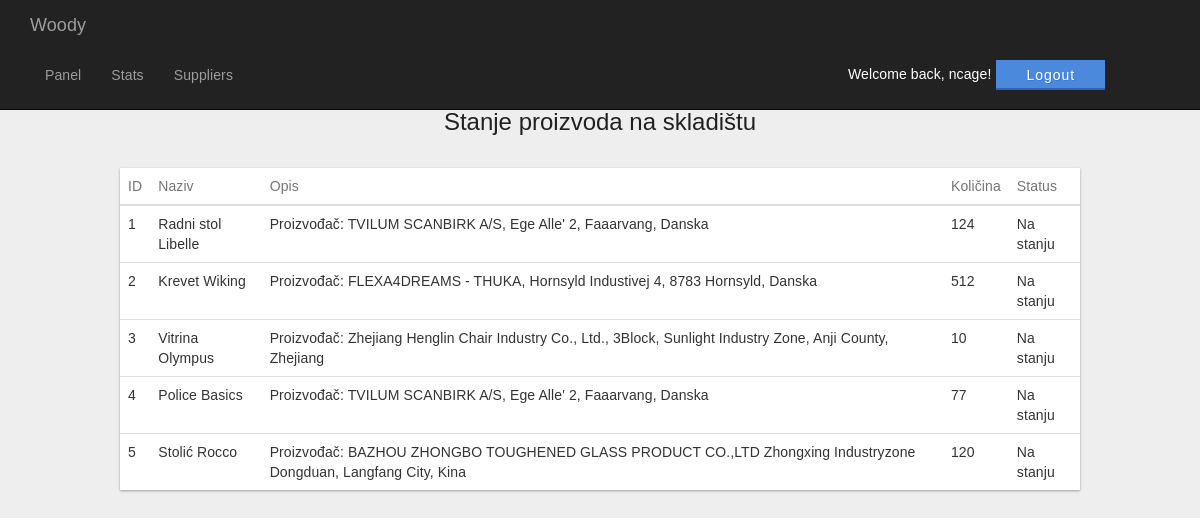
Screenshot of /managerPanel.php (signed in) with the database file from the repository.
### tables this page shows
CREATE TABLE IF NOT EXISTS `skladisteproizvoda` (
  `ProizvodID` int(11) NOT NULL AUTO_INCREMENT,
  `Naziv` varchar(50) NOT NULL,
  `Kolicina` int(11) NOT NULL,
  `Cijena` double NOT NULL,
  `Opis` text NOT NULL,
  `Slika` varchar(50) NOT NULL,
  `DatumAzuriranja` datetime NOT NULL,
  `Azurirao` int(11) NOT NULL,
  PRIMARY KEY (`ProizvodID`),
  KEY `Azurirao` (`Azurirao`)
);

### managerPanel.php (the view, shortened to what this page needs)
<!DOCTYPE html>
<html lang="en">
<head>
    <link href="css/managerPanel.css" rel="stylesheet">
    <link href="css/bootstrap.min.css" rel="stylesheet">
    <link href="css/heroic-features.css" rel="stylesheet">
    <link rel="stylesheet" href="css/login.css">
  </head>
<body>
  <nav class="navbar navbar-inverse navbar-fixed-top" role="navigation">
      <div class="container">
          <div class="navbar-header">
              <a class="navbar-brand" href="#">Woody</a>
          </div>
          <div class="collapse navbar-collapse" id="bs-example-navbar-collapse-1">
              <ul class="nav navbar-nav">
                  <li>
                      <a href="managerPanel.php">Panel</a>
                  </li>
                  <li>
                      <a href="managerStats.php">Stats</a>
                  </li>
                  <li>
                      <a href="managerSuppliers.php">Suppliers</a>
                  </li>
                    <?php if (isset($_SESSION['username'])) { ?>
                    <li>
                        <div id="dummyy"></div>
                    </li>
                    <li>
                      <p id="welcomeuser">Welcome back, <?= $_SESSION['username']; ?>!</p><br>
                    </li>
                    <li>
                      <button type="button" class="buttonBluee"  onclick="location.href = 'logout.php';">Logout</button>
                    </li>
                    <?php } ?>
              </ul>
          </div>
      </div>
  </nav>
<?php
  $db = InitBase();
  $statement = $db->prepare("SELECT ProizvodID,Naziv,Cijena,Kolicina,Opis FROM skladisteproizvoda");
  $statement->execute();
 ?>
<div id="demo">
  <h1>Stanje proizvoda na skladištu</h1>
  <br>
  <div class="table-responsive-vertical shadow-z-1">
  <table id="table" class="table table-hover table-mc-light-blue">
      <thead>
        <tr>
          <th>ID</th>
          <th>Naziv</th>
          <th>Opis</th>
          <th>Količina</th>
          <th>Status</th>
        </tr>
      </thead>
      <tbody>
        <?php
          while ($u = $statement->fetch(PDO::FETCH_ASSOC))
          {
        ?>
              <tr>
                <td data-title="ID"><?php echo $u["ProizvodID"]?></td>
                <td data-title="Naziv"><?php echo $u["Naziv"]?></td>
                <td data-title="Opis"><?php echo $u["Opis"]?></td>
                <td data-title="Kolicina"><?php echo $u["Kolicina"]?></td>
                <?php if ($u["Kolicina"] > 0) { ?>
                  <td data-title="Status">Na stanju</td>
                <?php } else { ?>
                  <td id="nastanju" data-title="Status">Nema na stanju</td>
                <?php
                } ?>
              </tr>
        <?php
          }
        ?>
      </tbody>
    </table>
  </div>
</div>
</body>
</html>

### css/managerPanel.css (style rules this page uses)
*, *:after, *:before { -webkit-box-sizing: border-box; -moz-box-sizing: border-box; box-sizing: border-box; }
html, body { position: relative; min-height: 100%; height: 100%; }
html { position: relative; overflow-x: hidden; margin: 16px; padding: 0; min-height: 100%; font-size: 62.5%; }
body { font-family: 'RobotoDraft', 'Roboto', 'Helvetica Neue, Helvetica, Arial', sans-serif; font-style: normal; font-weight: 300; font-size: 1.4rem; line-height: 2rem; letter-spacing: 0.01rem; color: #212121; background-color: #f5f5f5; -webkit-font-smoothing: antialiased; -moz-osx-font-smoothing: grayscale; text-rendering: optimizeLegibility; }
#welcomeuser { color: white; display: inline-block; line-height: 3.5; padding-right: 5px; }
#dummyy { background: transparent; border: 0; margin: .6em 0 1em 0; position: relative; display: block; height: 30px; width: 600px; padding: 5px 30px; }
#demo { margin: 20px auto; max-width: 960px; }
#demo h1 { font-size: 2.4rem; line-height: 3.2rem; letter-spacing: 0; font-weight: 300; color: #212121; text-transform: inherit; margin-bottom: 1rem; text-align: center; }
.shadow-z-1 { -webkit-box-shadow: 0 1px 3px 0 rgba(0, 0, 0, 0.12), 0 1px 2px 0 rgba(0, 0, 0, 0.24); -moz-box-shadow: 0 1px 3px 0 rgba(0, 0, 0, 0.12), 0 1px 2px 0 rgba(0, 0, 0, 0.24); box-shadow: 0 1px 3px 0 rgba(0, 0, 0, 0.12), 0 1px 2px 0 rgba(0, 0, 0, 0.24); }
.table { width: 100%; max-width: 100%; margin-bottom: 2rem; background-color: #fff; }
.table > thead > tr, .table > tbody > tr, .table > tfoot > tr { -webkit-transition: all 0.3s ease; -o-transition: all 0.3s ease; transition: all 0.3s ease; }
.table > thead > tr > th, .table > tbody > tr > th, .table > tfoot > tr > th, .table > thead > tr > td, .table > tbody > tr > td, .table > tfoot > tr > td { text-align: left; padding: 1.6rem; vertical-align: top; border-top: 0; -webkit-transition: all 0.3s ease; -o-transition: all 0.3s ease; transition: all 0.3s ease; }
.table > thead > tr > th { font-weight: 400; color: #757575; vertical-align: bottom; border-bottom: 1px solid rgba(0, 0, 0, 0.12); }
.table > caption + thead > tr:first-child > th, .table > colgroup + thead > tr:first-child > th, .table > thead:first-child > tr:first-child > th, .table > caption + thead > tr:first-child > td, .table > colgroup + thead > tr:first-child > td, .table > thead:first-child > tr:first-child > td { border-top: 0; }

### css/heroic-features.css (style rules this page uses)
body { padding-top: 70px; }

### css/login.css (style rules this page uses)
* { box-sizing:border-box; }
body { font-family: Helvetica; background: #eee; -webkit-font-smoothing: antialiased; }
h1, h3 { font-weight: 300; }
h1 { color: #636363; }
.buttonBluee { background: #4a89dc; border: 0; -webkit-font-smoothing: antialiased; border-bottom: 2px solid #3160B6; text-align: center; letter-spacing: 1px; vertical-align: middle; color: #fff; margin: .7em 0 1em 0; text-shadow: 1px 1px 0 rgba(39, 110, 204, .5); position: relative; display: inline-block; font-size: 14px; line-height: 20px; height: 30px; width: 100%; padding: 5px 30px; }

### rows the page displays
skladisteproizvoda: ProizvodID "1", Naziv "Radni stol Libelle", Opis "Proizvođač: TVILUM SCANBIRK A/S, Ege Alle' 2, Faaarvang, Danska", Kolicina "124", shows "Na stanju"
skladisteproizvoda: ProizvodID "2", Naziv "Krevet Wiking", Opis "Proizvođač: FLEXA4DREAMS - THUKA, Hornsyld Industivej 4, 8783 Hornsyld, Danska", Kolicina "512", shows "Na stanju"
skladisteproizvoda: ProizvodID "3", Naziv "Vitrina Olympus", Opis "Proizvođač: Zhejiang Henglin Chair Industry Co., Ltd., 3Block, Sunlight Industry Zone, Anji County, Zhejiang", Kolicina "10", shows "Na stanju"
skladisteproizvoda: ProizvodID "4", Naziv "Police Basics", Opis "Proizvođač: TVILUM SCANBIRK A/S, Ege Alle' 2, Faaarvang, Danska", Kolicina "77", shows "Na stanju"
skladisteproizvoda: ProizvodID "5", Naziv "Stolić Rocco", Opis "Proizvođač: BAZHOU ZHONGBO TOUGHENED GLASS PRODUCT CO.,LTD Zhongxing Industryzone Dongduan, Langfang City, Kina", Kolicina "120", shows "Na stanju"

### other values shown
$_SESSION['username'] "ncage"
